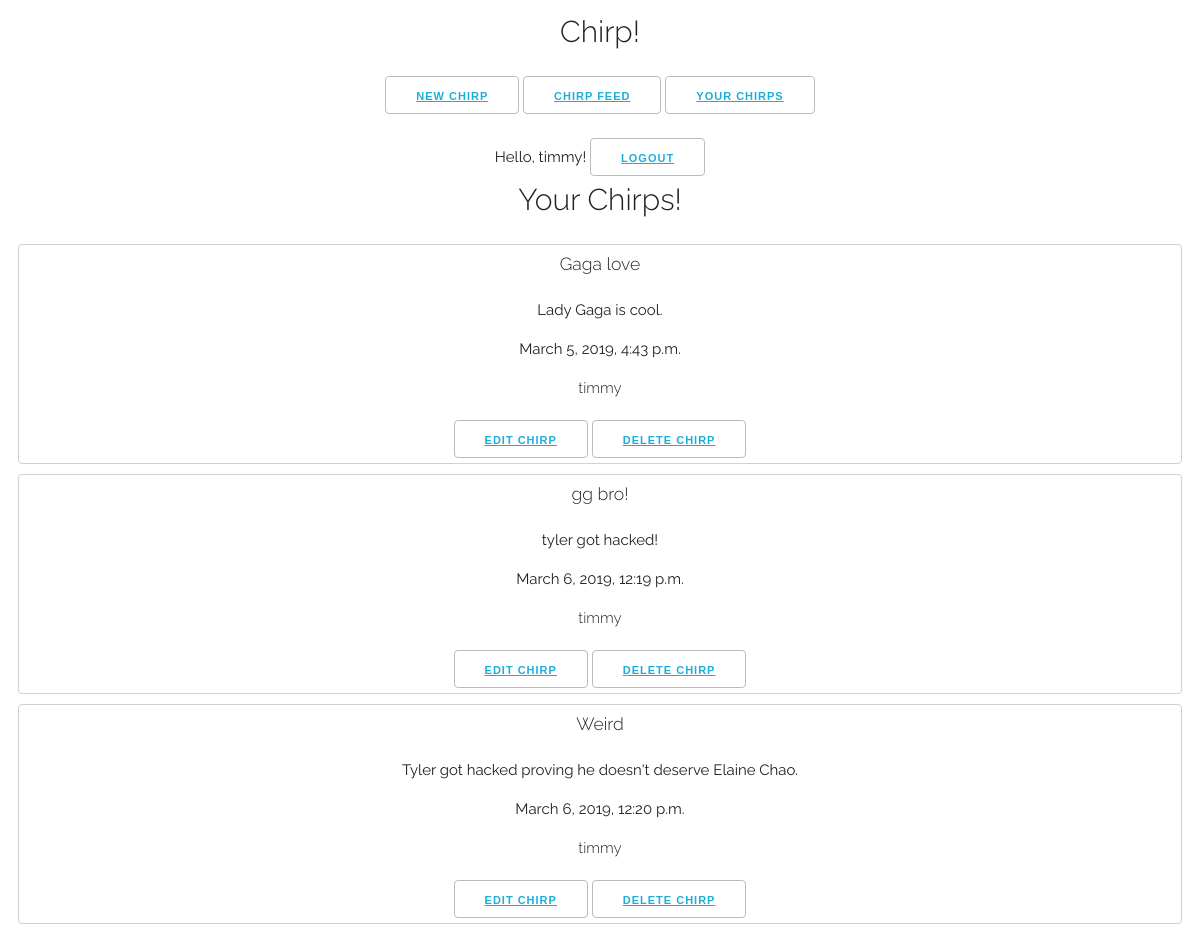
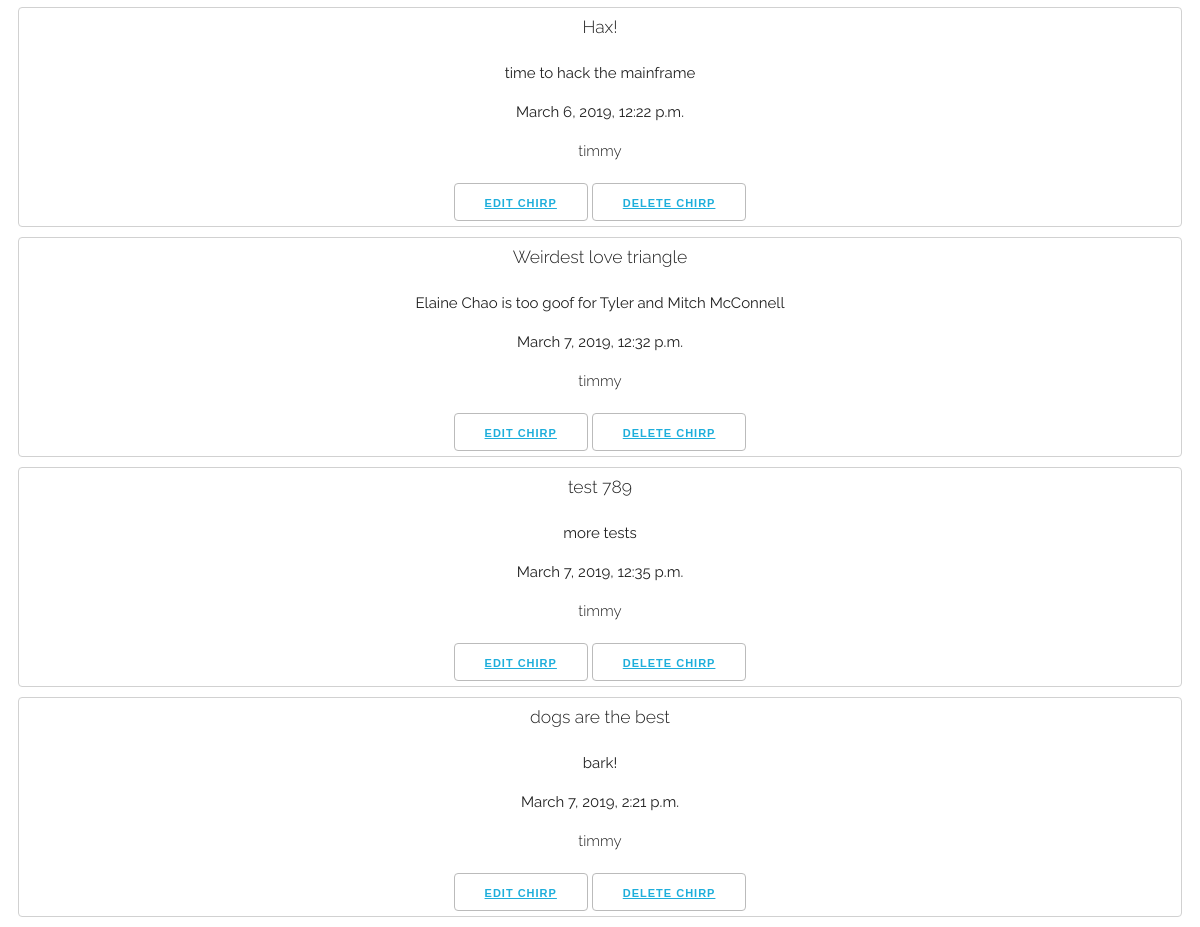
The app's page /chirp_users_app/user_homepage/ (signed in) with its own data (2 pictures, top to bottom).
### chirp_posts_app/models.py (models this page shows, shortened)
class Post(models.Model):
    author = models.CharField(null=True, blank=True, max_length=50)
    chirp_author = models.ForeignKey('auth.user', on_delete=models.CASCADE)
    chirp_title = models.CharField(null=True, blank=True, max_length=50)
    chirp_text = models.CharField(max_length=256)
    date_posted = models.DateTimeField(auto_now_add=True)
    date_edited = models.DateTimeField(auto_now=True)

### chirp_users_app/views.py (the view)
# urls.py: path('user_homepage/', views.UserChirpListView.as_view(), name='user_homepage'),
class UserChirpListView(generic.ListView):
	model = Post
	template_name = 'chirp_posts_app/user_homepage.html'
	def get_queryset(self):
		if self.request.user.is_authenticated:
			return Post.objects.filter(chirp_author=self.request.user)
		return Post.objects.all()

### chirp_posts_app/templates/chirp_posts_app/user_homepage.html (shortened to what this page needs)
{% extends 'chirp_posts_app/base.html' %}
{% block content %}
{% if user.is_authenticated %}
	<br>
	Hello, {{ user.username }}!
	<button><a href="{% url 'logout' %}">Logout</a></button>
	<h1>Your Chirps!</h1>
	{% for item in object_list %}
		<div class="chirp-post">
			<h3>{{ item.chirp_title }}</h3>
			<p>{{ item.chirp_text }}</p>
			<p>{{ item.date_posted }}</p>
			<h4>{{ item.chirp_author.username }}</h4>
			<button><a href="{% url 'chirp_posts_app:chirp_update' item.id %}">Edit Chirp</a></button>
			<button><a href="{% url 'chirp_posts_app:chirp_delete' item.id %}">Delete Chirp</a></button>
		</div>
	{% endfor %}
{% endif %}
{% endblock %}

### chirp_posts_app/templates/chirp_posts_app/base.html (shortened to what this page needs)
<!DOCTYPE html>
{% load static %}
<html>
<head>
	<link rel="stylesheet" type="text/css" href="{% static 'chirp_posts_app/styles.css' %}">
</head>
<body>
	<header>
		<h1>Chirp!</h1>
	</header>
	<nav>
		{% if user.is_authenticated %}
			<button><a href="{% url 'chirp_posts_app:chirp_new' %}">New Chirp</a></button>
			<button><a href="{% url 'chirp_posts_app:homepage' %}">Chirp Feed</a></button>
			<button><a href="{% url 'profiles:user_homepage' %}">Your Chirps</a></button>
		{% else %}
			<p>You are not logged in.</p>
			<button><a href="{% url 'login' %}">Login</a></button>
			<button><a href="{% url 'profiles:signup' %}">Sign Up</a></button>
		{% endif %}
	</nav>
		{% block content %}
		{% endblock %}
</body>
</html>

### chirp_posts_app/static/chirp_posts_app/styles.css (style rules this page uses)
html { font-size: 62.5%; }
body { font-size: 1.5em; line-height: 1.6; font-weight: 400; font-family: "Raleway", sans-serif; color: #222; text-align: center; }
h1, h2, h3, h4, h5, h6 { margin-top: 0; margin-bottom: 2rem; font-weight: 300; }
button { display: inline-block; height: 38px; padding: 0 30px; color: #555; text-align: center; font-size: 11px; font-weight: 600; line-height: 38px; letter-spacing: .1rem; text-transform: uppercase; text-decoration: none; white-space: nowrap; background-color: transparent; border-radius: 4px; border: 1px solid #bbb; cursor: pointer; }
a { color: #1EAEDB; }
div.chirp-post { border: 1px solid #D1D1D1; margin: 10px; padding: 5px; border-radius: 4px; width: auto; }

### records on screen
Post: chirp_title "Gaga love", chirp_text "Lady Gaga is cool.", date_posted "March 5, 2019, 4:43 p.m.", chirp_author.username "timmy"
Post: chirp_title "gg bro!", chirp_text "tyler got hacked!", date_posted "March 6, 2019, 12:19 p.m.", chirp_author.username "timmy"
Post: chirp_title "Weird", chirp_text "Tyler got hacked proving he doesn't deserve Elaine Chao.", date_posted "March 6, 2019, 12:20 p.m.", chirp_author.username "timmy"
Post: chirp_title "Hax!", chirp_text "time to hack the mainframe", date_posted "March 6, 2019, 12:22 p.m.", chirp_author.username "timmy"
Post: chirp_title "Weirdest love triangle", chirp_text "Elaine Chao is too goof for Tyler and Mitch McConnell", date_posted "March 7, 2019, 12:32 p.m.", chirp_author.username "timmy"
Post: chirp_title "test 789", chirp_text "more tests", date_posted "March 7, 2019, 12:35 p.m.", chirp_author.username "timmy"
Post: chirp_title "dogs are the best", chirp_text "bark!", date_posted "March 7, 2019, 2:21 p.m.", chirp_author.username "timmy"

### other values on screen
{{ user.username }} "timmy"
